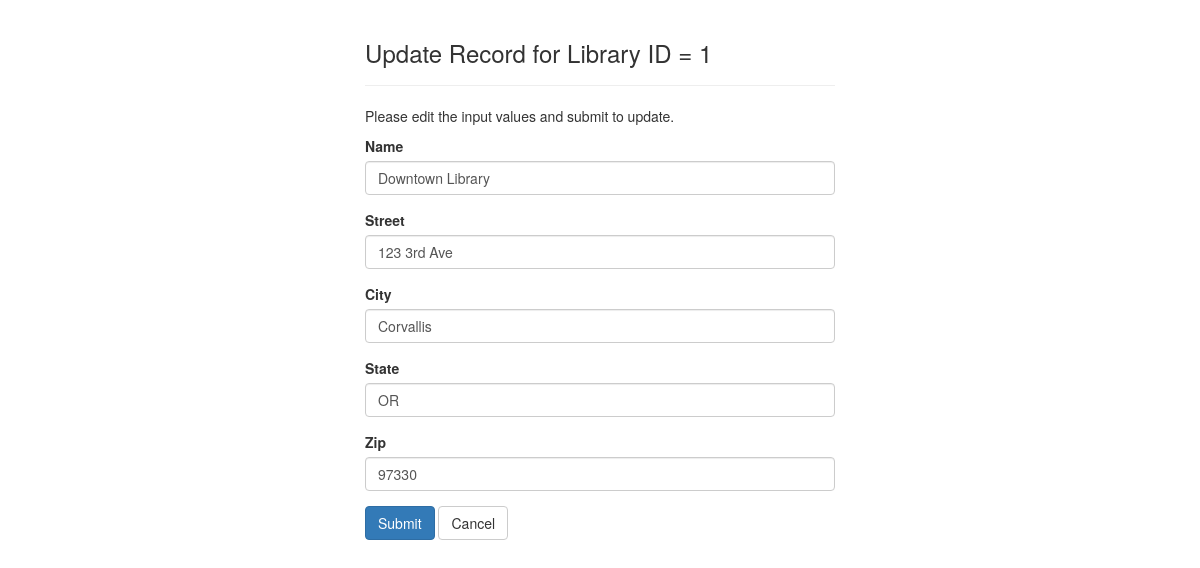
Page /updateLibrary.php?library_id=1 on the committed database.
### tables this page shows
CREATE TABLE `LIBRARY_ADDR` (
  `addr_id` int(11) NOT NULL,
  `library_id` int(11) DEFAULT NULL,
  `street` varchar(255) NOT NULL,
  `city` varchar(100) NOT NULL,
  `state` char(2) NOT NULL,
  `zip` char(10) NOT NULL
);

CREATE TABLE `LIBRARY` (
  `library_id` int(11) NOT NULL,
  `name` varchar(255) NOT NULL
);

### updateLibrary.php (the view, shortened to what this page needs)
<?php
require_once "config.php";
$name = $street = $city = $state = $zip = "";
$name_err = $street_err = $city_err = $state_err = $zip_err = "";
if (isset($_GET["library_id"]) && !empty(trim($_GET["library_id"]))) {
    $library_id = $_SESSION["library_id"];
    $sql = "SELECT L.library_id, L.name AS library_name, LA.street, LA.city, LA.state, LA.zip
                FROM LIBRARY L
                JOIN LIBRARY_ADDR LA ON L.library_id = LA.library_id
                WHERE L.library_id=?";
    if ($stmt1 = mysqli_prepare($link, $sql)) {
        mysqli_stmt_bind_param($stmt1, "s", $library_id);
        if (mysqli_stmt_execute($stmt1)) {
            $result1 = mysqli_stmt_get_result($stmt1);
            if (mysqli_num_rows($result1) == 1) {
                $row = mysqli_fetch_array($result1, MYSQLI_ASSOC);
                $name = $row['library_name'];
                $street = $row['street'];
                $city = $row['city'];
                $state = $row['state'];
                $zip = $row['zip'];
            } else {
                header("location: error.php");
                exit();
            }
        } else {
            echo "Error in executing query.";
        }
    }
} else {
    header("location: error.php");
    exit();
}
?>
<!DOCTYPE html>
<html lang="en">
<head>
    <link rel="stylesheet" href="https://maxcdn.bootstrapcdn.com/bootstrap/3.3.7/css/bootstrap.css">
</head>
<body>
    <div class="wrapper">
        <div class="container-fluid">
            <div class="row">
                <div class="col-md-12">
                    <div class="page-header">
                        <h3>Update Record for Library ID = <?php echo $_GET["library_id"]; ?> </h3>
                    </div>
                    <p>Please edit the input values and submit to update.</p>
                    <form action="<?php echo htmlspecialchars(basename($_SERVER['REQUEST_URI'])); ?>" method="post">
                        <div class="form-group <?php echo (!empty($name_err)) ? 'has-error' : ''; ?>">
                            <label>Name</label>
                            <input type="text" name="name" class="form-control" value="<?php echo $name; ?>">
                        </div>
                        <div class="form-group <?php echo (!empty($street_err)) ? 'has-error' : ''; ?>">
                            <label>Street</label>
                            <input type="text" name="street" class="form-control" value="<?php echo $street; ?>">
                        </div>
                        <div class="form-group <?php echo (!empty($city_err)) ? 'has-error' : ''; ?>">
                            <label>City</label>
                            <input type="text" name="city" class="form-control" value="<?php echo $city; ?>">
                        </div>
                        <div class="form-group <?php echo (!empty($state_err)) ? 'has-error' : ''; ?>">
                            <label>State</label>
                            <input type="text" name="state" class="form-control" value="<?php echo $state; ?>">
                        </div>
                        <div class="form-group <?php echo (!empty($zip_err)) ? 'has-error' : ''; ?>">
                            <label>Zip</label>
                            <input type="number" name="zip" class="form-control" value="<?php echo $zip; ?>">
                        </div>
                        <input type="submit" class="btn btn-primary" value="Submit">
                        <a href="index.php" class="btn btn-default">Cancel</a>
                    </form>
                </div>
            </div>
        </div>
    </div>
</body>
</html>

### updateLibrary.php (style rules this page uses)
.wrapper { width: 500px; margin: 0 auto; }

### rows in the picture
library_addr: name "Downtown Library", street "123 3rd Ave", city "Corvallis", state "OR", zip "97330"

### other values in the picture
$_GET["library_id"] "1"
